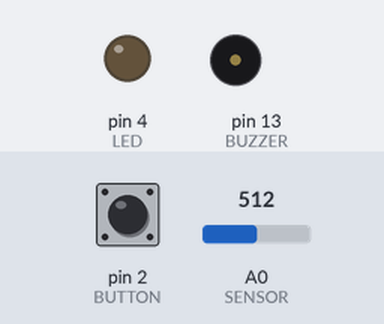
Recording of a sketch running on a simulated Arduino Uno, built with avr-gcc and run on an emulated ATmega328P. Parts: output pins drawn as LEDs (lit = HIGH), buzzer (waves = sounding). The test bench sets the inputs (shaded band); at power-on: A0 (SENSOR) = 512, pin 2 (BUTTON) LOW. Random numbers use the default seed unless the sketch sets one.

Above: at 2.0 s.
2.1 s: A0 (SENSOR) set to 900
6.8 s: A0 (SENSOR) set to 511
Timing chart, 0 to 16.3 s (numbered marks = the images above; inputs shaded):
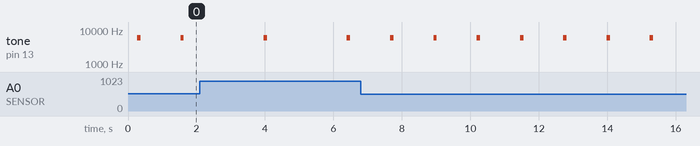

Measured:
- by itself, tone on pin 13 (BUZZER): alternates 6000 Hz for 0.10 s and silent for 1.2 s

The sketch:

Zadanie4.ino
```cpp
#define BUZZER 13
#define LED 4
#define SENSOR 0
#define BUTTON 2

int magnet;
bool victory;

void setup() {
  pinMode(BUZZER, OUTPUT);
  pinMode(LED, OUTPUT);
  pinMode(BUTTON, INPUT);
  reset();
}

void loop() {
  int value = analogRead(SENSOR);
  victory = abs(value-magnet) <= 20;
  if (abs(value-magnet) <= 20) {
    digitalWrite(LED,HIGH);
    tone(BUZZER, 6000, 1000);
  }
  else {
    delay(abs(value-magnet)*3);
    tone(BUZZER, 6000, 100);
    delay(1000);
  }

  if(digitalRead(BUTTON) == HIGH) reset();

}

void reset(){
  victory = false;
  digitalWrite(LED,LOW);
  magnet = random(0,1024);
}
```
